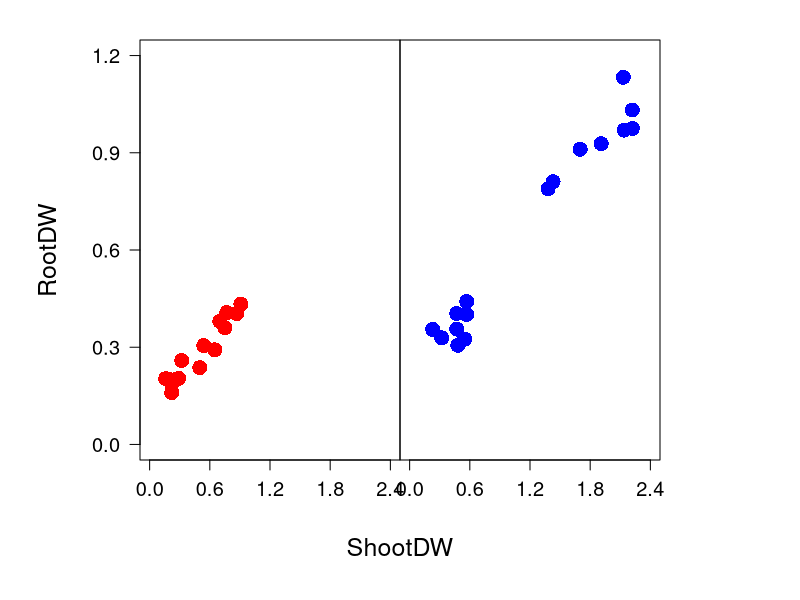

Reproduce this figure in R.
d1<-read.table("Test1.txt", header=T)  
sd5<-subset(d1,d1$Stage=="5week")  
sd8<-subset(d1,d1$Stage=="8week")  

pdf("Fig1.pdf", width=10, height=5)  
par(oma = c(2, 2, 2, 2)) # 下・左・上・右

par(mfrow=c(1,2)) # c(行, 列)  
par(mar = c(5, 5, 0, 0))  # 下・左・上・右
plot(sd5$SDW,sd5$RDW, 
        xlim = c(0,2.4),  # x軸の境界
        ylim = c(0,1.2), # y軸の境界
        xlab = "", # x軸ラベル
        ylab = "", # y軸ラベル
        col = "red",
        pch=16,
        cex=2,
        axes=F,
    )
axis(1, at=c(0,0.6,1.2,1.8,2.4), cex.axis=1.2, las=1, labels = T) # X軸ラベル
axis(2, at=c(0,0.3,0.6,0.9,1.2), cex.axis=1.2, las=1, labels = T) # y軸ラベル
# mtext(1, text="ShootDW", adj=0.5, cex = 1.5, line = 2.5)
mtext(2, text="RootDW", adj=0.5, cex = 1.5, line = 4)
box("plot",lty=1,lwd=1) # 枠をつける

par(mar = c(5, 0, 0, 5))  # 下・左・上・右
plot(sd8$SDW,sd8$RDW, 
        xlim = c(0,2.4),  # x軸の境界
        ylim = c(0,1.2), # y軸の境界
        xlab = "", # x軸ラベル
        ylab = "", # y軸ラベル
        col = "blue",
        pch=16,
        cex=2,
        axes=F,
    )
axis(1, at=c(0,0.6,1.2,1.8,2.4), cex.axis=1.2, las=1, labels = T) # X軸ラベル
# axis(2, at=c(0,0.3,0.6,0.9,1.2), cex.axis=1.2, las=1, labels = T) # y軸ラベル
# mtext(1, text="ShootDW", adj=0.5, cex = 1.5, line = 2.5)
# mtext(2, text="RootDW", adj=0.5, cex = 1.5, line = 2.5)
box("plot",lty=1,lwd=1) # 枠をつける
mtext("ShootDW",adj=0.5,side = 1, cex = 1.5, line = -1, outer=TRUE)
dev.off()
